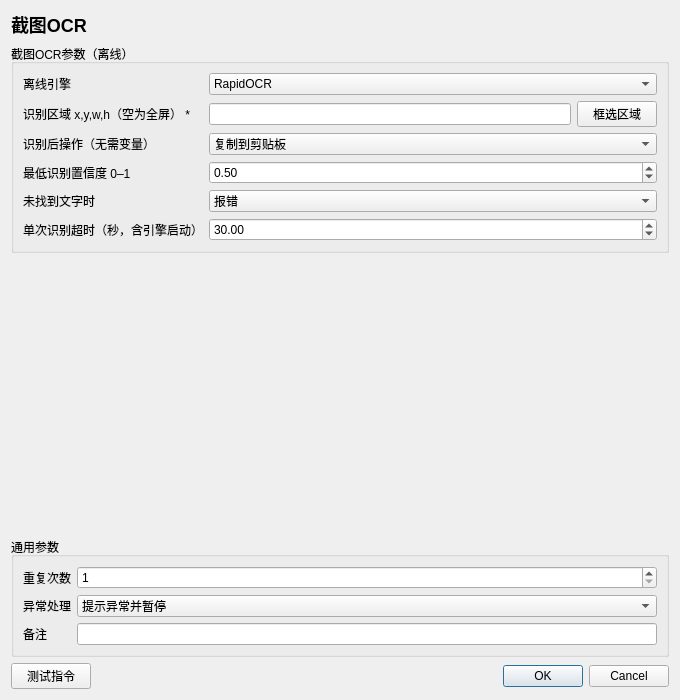
<?xml version='1.0' encoding='utf-8'?>
<ui version="4.0">
  <class>InstructionEditor</class>
  <widget class="QDialog" name="InstructionEditor">
    <property name="geometry">
      <rect>
        <x>0</x>
        <y>0</y>
        <width>680</width>
        <height>700</height>
      </rect>
    </property>
    <property name="minimumSize">
      <size>
        <width>560</width>
        <height>480</height>
      </size>
    </property>
    <property name="windowTitle">
      <string>截图OCR</string>
    </property>
    <layout class="QVBoxLayout" name="rootLayout">
      <item>
        <widget class="QLabel" name="titleLabel">
          <property name="text">
            <string>截图OCR</string>
          </property>
          <property name="styleSheet">
            <string>font-size: 18px; font-weight: 600;</string>
          </property>
        </widget>
      </item>
      <item>
        <widget class="QGroupBox" name="parameterGroupBox">
          <property name="title">
            <string>截图OCR参数（离线）</string>
          </property>
          <layout class="QFormLayout" name="parameterFormLayout">
            <item row="0" column="0">
              <widget class="QLabel" name="parameterLabel_0">
                <property name="text">
                  <string>离线引擎</string>
                </property>
              </widget>
            </item>
            <item row="0" column="1">
              <widget class="QWidget" name="parameterContainer_0">
                <layout class="QHBoxLayout" name="parameterLayout_0">
                  <property name="leftMargin">
                    <number>0</number>
                  </property>
                  <property name="topMargin">
                    <number>0</number>
                  </property>
                  <property name="rightMargin">
                    <number>0</number>
                  </property>
                  <property name="bottomMargin">
                    <number>0</number>
                  </property>
                  <item>
                    <widget class="QComboBox" name="parameter_0">
                      <item>
                        <property name="text">
                          <string>RapidOCR</string>
                        </property>
                      </item>
                      <item>
                        <property name="text">
                          <string>微信OCR</string>
                        </property>
                      </item>
                      <property name="currentIndex">
                        <number>0</number>
                      </property>
                    </widget>
                  </item>
                </layout>
              </widget>
            </item>
            <item row="1" column="0">
              <widget class="QLabel" name="parameterLabel_1">
                <property name="text">
                  <string>识别区域 x,y,w,h（空为全屏） *</string>
                </property>
              </widget>
            </item>
            <item row="1" column="1">
              <widget class="QWidget" name="parameterContainer_1">
                <layout class="QHBoxLayout" name="parameterLayout_1">
                  <property name="leftMargin">
                    <number>0</number>
                  </property>
                  <property name="topMargin">
                    <number>0</number>
                  </property>
                  <property name="rightMargin">
                    <number>0</number>
                  </property>
                  <property name="bottomMargin">
                    <number>0</number>
                  </property>
                  <item>
                    <widget class="QLineEdit" name="parameter_1">
                      <property name="text">
                        <string />
                      </property>
                    </widget>
                  </item>
                  <item>
                    <widget class="QPushButton" name="auxiliary_1">
                      <property name="text">
                        <string>框选区域</string>
                      </property>
                    </widget>
                  </item>
                </layout>
              </widget>
            </item>
            <item row="2" column="0">
              <widget class="QLabel" name="parameterLabel_2">
                <property name="text">
                  <string>识别后操作（无需变量）</string>
                </property>
              </widget>
            </item>
            <item row="2" column="1">
              <widget class="QWidget" name="parameterContainer_2">
                <layout class="QHBoxLayout" name="parameterLayout_2">
                  <property name="leftMargin">
                    <number>0</number>
                  </property>
                  <property name="topMargin">
                    <number>0</number>
                  </property>
                  <property name="rightMargin">
                    <number>0</number>
                  </property>
                  <property name="bottomMargin">
                    <number>0</number>
                  </property>
                  <item>
                    <widget class="QComboBox" name="parameter_2">
                      <item>
                        <property name="text">
                          <string>仅保存最近OCR结果</string>
                        </property>
                      </item>
                      <item>
                        <property name="text">
                          <string>复制到剪贴板</string>
                        </property>
                      </item>
                      <item>
                        <property name="text">
                          <string>复制并粘贴</string>
                        </property>
                      </item>
                      <property name="currentIndex">
                        <number>1</number>
                      </property>
                    </widget>
                  </item>
                </layout>
              </widget>
            </item>
            <item row="3" column="0">
              <widget class="QLabel" name="parameterLabel_3">
                <property name="text">
                  <string>最低识别置信度 0–1</string>
                </property>
              </widget>
            </item>
            <item row="3" column="1">
              <widget class="QWidget" name="parameterContainer_3">
                <layout class="QHBoxLayout" name="parameterLayout_3">
                  <property name="leftMargin">
                    <number>0</number>
                  </property>
                  <property name="topMargin">
                    <number>0</number>
                  </property>
                  <property name="rightMargin">
                    <number>0</number>
                  </property>
                  <property name="bottomMargin">
                    <number>0</number>
                  </property>
                  <item>
                    <widget class="QDoubleSpinBox" name="parameter_3">
                      <property name="minimum">
                        <double>0</double>
                      </property>
                      <property name="maximum">
                        <double>1</double>
                      </property>
                      <property name="value">
                        <double>0.5</double>
                      </property>
                      <property name="decimals">
                        <number>2</number>
                      </property>
                    </widget>
                  </item>
                </layout>
              </widget>
            </item>
            <item row="4" column="0">
              <widget class="QLabel" name="parameterLabel_4">
                <property name="text">
                  <string>未找到文字时</string>
                </property>
              </widget>
            </item>
            <item row="4" column="1">
              <widget class="QWidget" name="parameterContainer_4">
                <layout class="QHBoxLayout" name="parameterLayout_4">
                  <property name="leftMargin">
                    <number>0</number>
                  </property>
                  <property name="topMargin">
                    <number>0</number>
                  </property>
                  <property name="rightMargin">
                    <number>0</number>
                  </property>
                  <property name="bottomMargin">
                    <number>0</number>
                  </property>
                  <item>
                    <widget class="QComboBox" name="parameter_4">
                      <item>
                        <property name="text">
                          <string>报错</string>
                        </property>
                      </item>
                      <item>
                        <property name="text">
                          <string>返回空值</string>
                        </property>
                      </item>
                      <property name="currentIndex">
                        <number>0</number>
                      </property>
                    </widget>
                  </item>
                </layout>
              </widget>
            </item>
            <item row="5" column="0">
              <widget class="QLabel" name="parameterLabel_5">
                <property name="text">
                  <string>单次识别超时（秒，含引擎启动）</string>
                </property>
              </widget>
            </item>
            <item row="5" column="1">
              <widget class="QWidget" name="parameterContainer_5">
                <layout class="QHBoxLayout" name="parameterLayout_5">
                  <property name="leftMargin">
                    <number>0</number>
                  </property>
                  <property name="topMargin">
                    <number>0</number>
                  </property>
                  <property name="rightMargin">
                    <number>0</number>
                  </property>
                  <property name="bottomMargin">
                    <number>0</number>
                  </property>
                  <item>
                    <widget class="QDoubleSpinBox" name="parameter_5">
                      <property name="minimum">
                        <double>1</double>
                      </property>
                      <property name="maximum">
                        <double>300</double>
                      </property>
                      <property name="value">
                        <double>30</double>
                      </property>
                      <property name="decimals">
                        <number>2</number>
                      </property>
                    </widget>
                  </item>
                </layout>
              </widget>
            </item>
          </layout>
        </widget>
      </item>
      <item>
        <spacer name="verticalSpacer">
          <property name="orientation">
            <enum>Qt::Vertical</enum>
          </property>
          <property name="sizeHint" stdset="0">
            <size>
              <width>20</width>
              <height>20</height>
            </size>
          </property>
        </spacer>
      </item>
      <item>
        <widget class="QGroupBox" name="commonGroupBox">
          <property name="title">
            <string>通用参数</string>
          </property>
          <layout class="QFormLayout" name="commonFormLayout">
            <item row="0" column="0">
              <widget class="QLabel" name="repeatLabel">
                <property name="text">
                  <string>重复次数</string>
                </property>
              </widget>
            </item>
            <item row="0" column="1">
              <widget class="QSpinBox" name="repeatSpinBox">
                <property name="minimum">
                  <number>1</number>
                </property>
                <property name="maximum">
                  <number>999999</number>
                </property>
                <property name="value">
                  <number>1</number>
                </property>
              </widget>
            </item>
            <item row="1" column="0">
              <widget class="QLabel" name="errorPolicyLabel">
                <property name="text">
                  <string>异常处理</string>
                </property>
              </widget>
            </item>
            <item row="1" column="1">
              <widget class="QComboBox" name="errorPolicyComboBox">
                <item>
                  <property name="text">
                    <string>自动跳过</string>
                  </property>
                </item>
                <item>
                  <property name="text">
                    <string>提示异常并暂停</string>
                  </property>
                </item>
                <item>
                  <property name="text">
                    <string>提示异常并停止</string>
                  </property>
                </item>
                <property name="currentIndex">
                  <number>1</number>
                </property>
              </widget>
            </item>
            <item row="2" column="0">
              <widget class="QLabel" name="noteLabel">
                <property name="text">
                  <string>备注</string>
                </property>
              </widget>
            </item>
            <item row="2" column="1">
              <widget class="QLineEdit" name="noteEdit" />
            </item>
          </layout>
        </widget>
      </item>
      <item>
        <layout class="QHBoxLayout" name="footerLayout">
          <item>
            <widget class="QPushButton" name="testButton">
              <property name="text">
                <string>测试指令</string>
              </property>
            </widget>
          </item>
          <item>
            <spacer name="footerSpacer">
              <property name="orientation">
                <enum>Qt::Horizontal</enum>
              </property>
              <property name="sizeHint" stdset="0">
                <size>
                  <width>40</width>
                  <height>20</height>
                </size>
              </property>
            </spacer>
          </item>
          <item>
            <widget class="QDialogButtonBox" name="buttonBox">
              <property name="standardButtons">
                <set>QDialogButtonBox::Cancel|QDialogButtonBox::Ok</set>
              </property>
            </widget>
          </item>
        </layout>
      </item>
    </layout>
  </widget>
  <resources />
  <connections />
</ui>
